Frame 1 (no input): blank canvas, image omitted
Frame 60 (the mouse pressed at the canvas centre just before this capture): blank canvas, image omitted
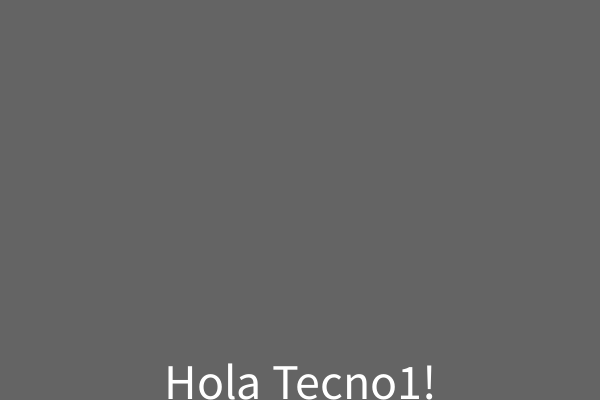
Frame 120 (the mouse held since frame 60 and released just before this capture)

The Processing sketch whose frames 1 and 60 were blank and that drew this single picture after the mouse press (run headless with seeded random() and noise(); from frame 60 on, the mouse is pressed at the canvas centre):

// Processing sketch: ej10a_pantallas1
// ── ej10a_pantallas1.pde

// PANTALLAS v1: manera SIN condicionales

float mov, vel;

void setup(){
  size( 600, 400 );
  
  //propiedades de los textos
  textAlign( CENTER, CENTER );
  
  //inicializo las variables
  mov = height + 100;
  vel = 1;  //--------------------> TIP: ATENTOS A ESTE VALOR
}

void draw(){
  background( 100 );
  //1) dibujo los elementos: cambio tamaños para mostrar jerarquias
  textSize( 50 );
  text( "Hola Tecno1!", width/2, mov );
  textSize( 30 );
  text( "Comisión 2", width/2, mov+500 );  //como aparece "después"... podríamos decir que es una segunda pantalla
  
  //2) actualizo las variables
  mov = mov - vel;
  println( mov );
}
